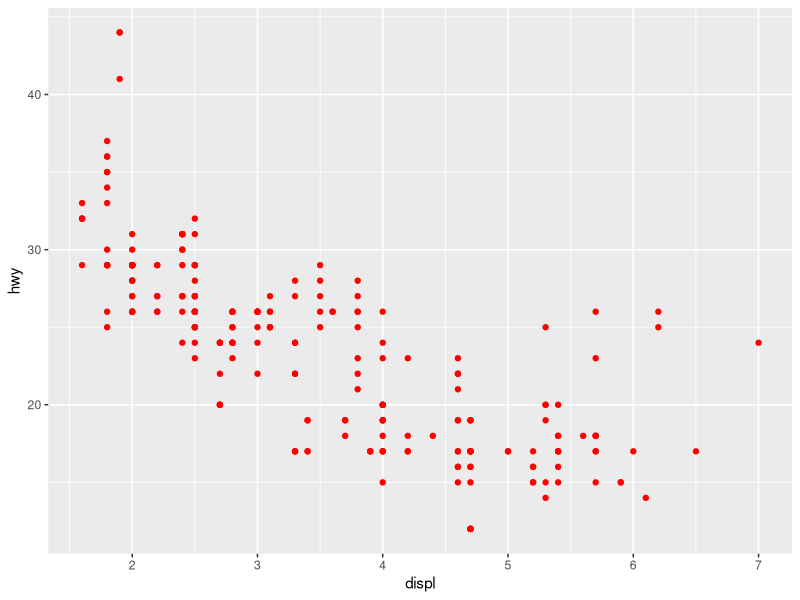
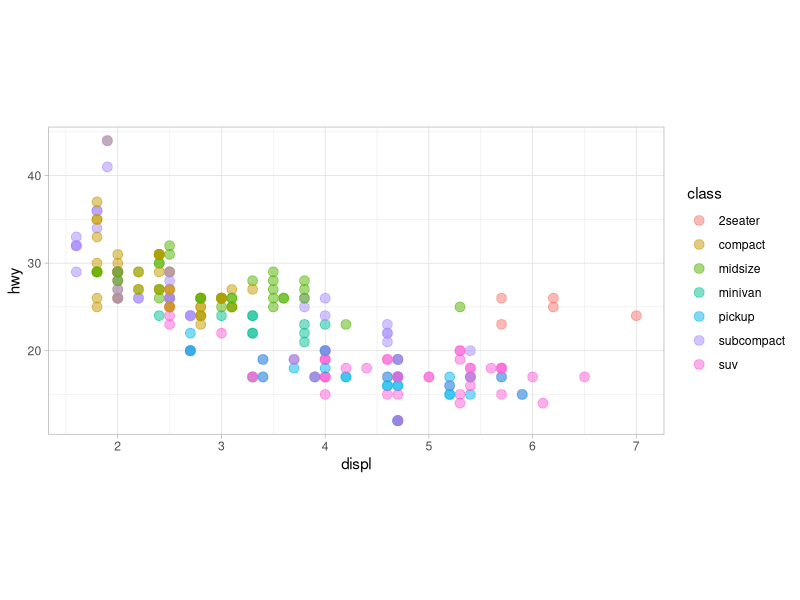
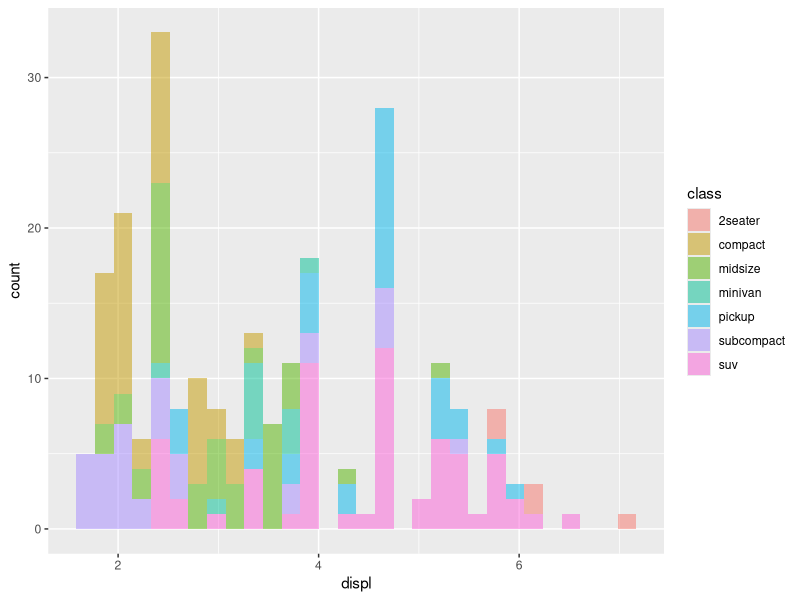
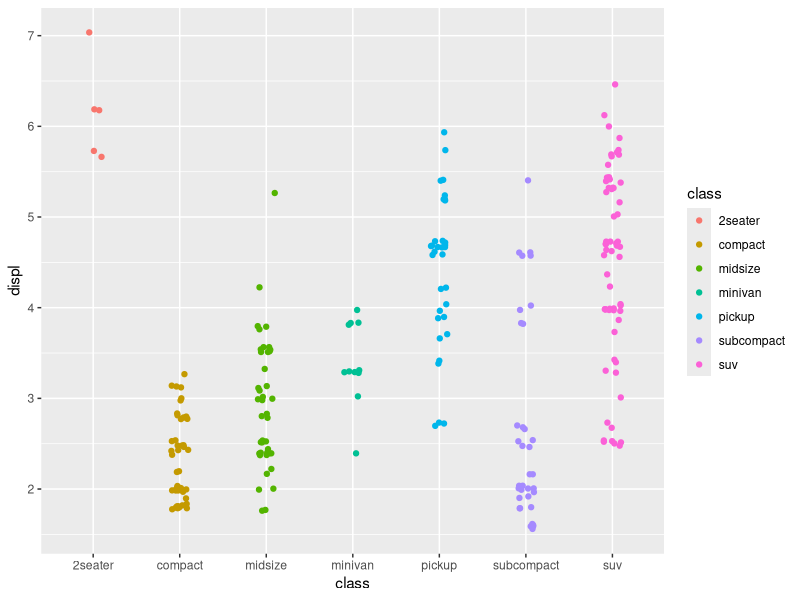
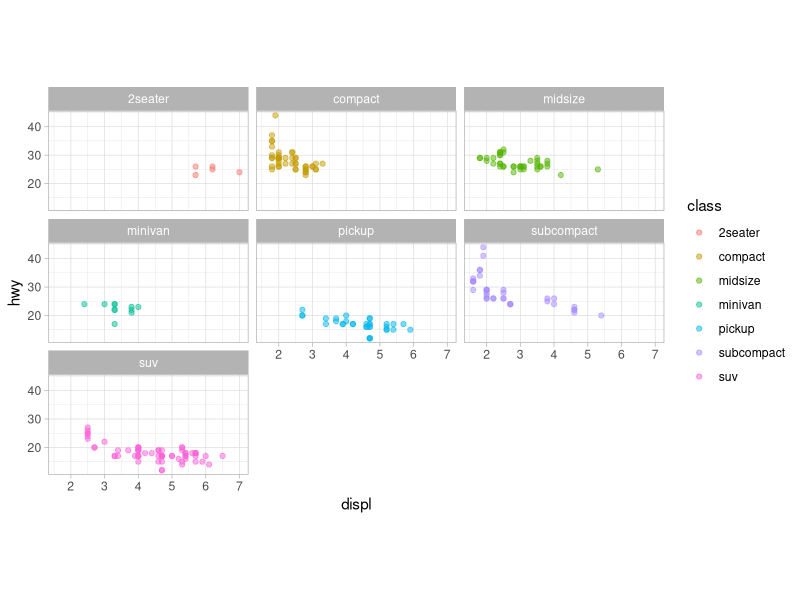
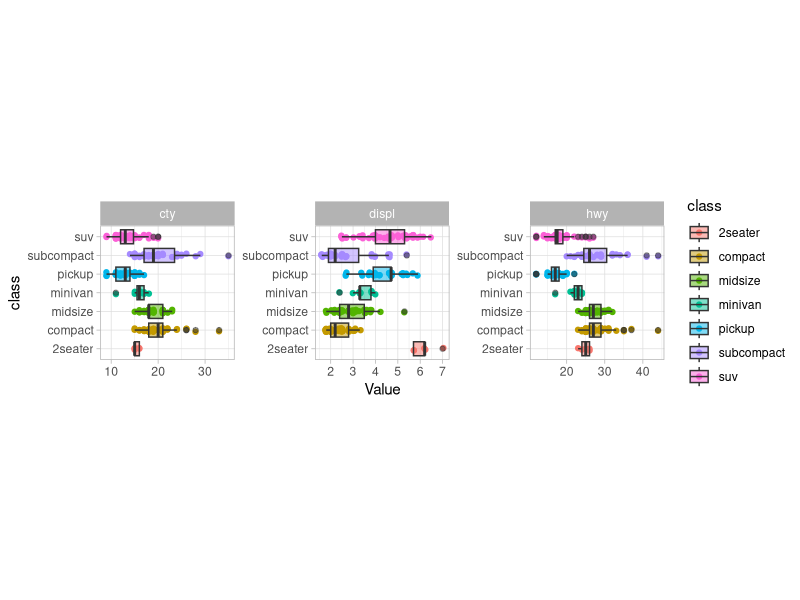

These figures' R source, in order:
## ---- chunk 1
knitr::opts_chunk$set(echo = TRUE)
## ---- chunk 2
## BASIC ASSIGNMENTS  #########################
a <- 1
A <- 2
mystring <- "fmach"   ## note the double quotes
myboolean <- TRUE
## ---- chunk 3
myvector <- c(1,2,3,4)

## and this is the help for c!
?c

## ---- chunk 4
## assignment by name
u <- c("carlo" = 2, "due" = 10)

## how can I look inside a multidimensional object?
myvector[3]

## or only change the second element of my object
myvector[2] <- 30

## this gives me the third element of the  vector, remember that the first element in the 
## remember that R is counting from one and not zero
## if I want to construct a 2d array ...

myarray <- matrix(seq(1,25,1), nrow = 5, ncol = 5)

myarray

## ---- chunk 5
## the content can be accessed
myarray[2,3] ## one element
myarray[1,]  ## one row!

## square brakets can be used in a quite flexible way to select elements
## matching specific properties

myarray[myarray > 10]
myarray[myarray[1,] >3,]

## when you have multidimensional objects it is often useful give
## a name to the eleents

vector.with.names <- c("one" = 1, "two" = 2, "three" = 3)

## in this way I can access the second element either as
vector.with.names[2]
##or
vector.with.names["two"]

## with two dimensional or more dimensional objects rownames and colum names are useful
## exactly as in excel
## ---- chunk 6

mymonths <- c("Jan","Feb","Mar",
              "Apr","May","Jun",
              "Jul","Aug","Sep",
              "Oct","Nov","Dec")
days <- c(31,28,31,30,31,30,31,31,30,31,30,31)
season <- c(rep(c("winter","spring","summer","autumn"), each = 3))

yeardf <- data.frame("month" = mymonths, "length" = days, "season" = season,
                     stringsAsFactors = FALSE)

factor(yeardf$season)


## if I want to use a list ...
yearlist <- list("month" = mymonths, "length" = days, "season" = season)
yearlist[["length"]]

## ---- chunk 7
## I load my first package!
library(tidyverse)

## and also some data
data(mpg)

## as we discussed this shows the first lines of the data.frame
head(mpg)
## ---- chunk 8
## a first glance on the data
summary(mpg)
## ---- chunk 9
## my first plot .... engine displacement, miles per gallon
ggplot(data = mpg) +
  geom_point(mapping = aes(x = displ, y = hwy), col = "red")
  
## ---- chunk 10
ggplot(data = mpg) +
  ## on the canvas plot points linking their eastetics to the column names!
  geom_point(mapping = aes(x = displ, y = hwy, col = class),  
             size = 3, 
             alpha = 0.5) +
  ## add additional general aestetics
  theme_light() +
  theme(aspect.ratio = 0.5)

## ---- chunk 11
## histograms, scales free
ggplot(data = mpg) +
  geom_histogram(mapping = aes(x = displ, fill = class), alpha = 0.5) 
## ---- chunk 12
## or jitter!
ggplot(data = mpg) +
  geom_jitter(mapping = aes(x = class, y = displ, col = class), width = 0.1)

## ---- chunk 13
## geom_jitter
## geom_histogram
## geom_line
## geom_point
## geom_density
## ---- chunk 14
## group specific subplots
ggplot(data = mpg) + 
  geom_point(mapping = aes(x = displ, y = hwy, col = class), alpha = 0.5) +
  facet_wrap(~class) + 
  theme_light() +
  theme(aspect.ratio = 0.5)
## ---- chunk 15
## the function "pivot longer" goes from wide to long format. To do that it is necessary to provide the name 
## of two new columns: the one which will store the variable names and the one which will collect the values
## here we call them "Property" and "value"
mpglong <- pivot_longer(mpg, 
                        cols = c("displ","cty","hwy"),  ## these are the names of the column we are "collecting"
                   names_to = "Property", 
                   values_to = "Value")  

mpglong
## ---- chunk 16
ggplot(mpglong) + 
  geom_jitter(aes(x = class, y = Value, col = class), width = 0.1) + 
  geom_boxplot(aes(x = class, y = Value, fill = class), alpha = 0.5) + 
  facet_wrap(~Property, scales = "free") + 
  coord_flip() +         ### switch the axis to show the names ...
  theme_light() + 
  theme(aspect.ratio = 1)
## ---- chunk 17
## here is the starting of the story ....
data(iris)

head(iris)
